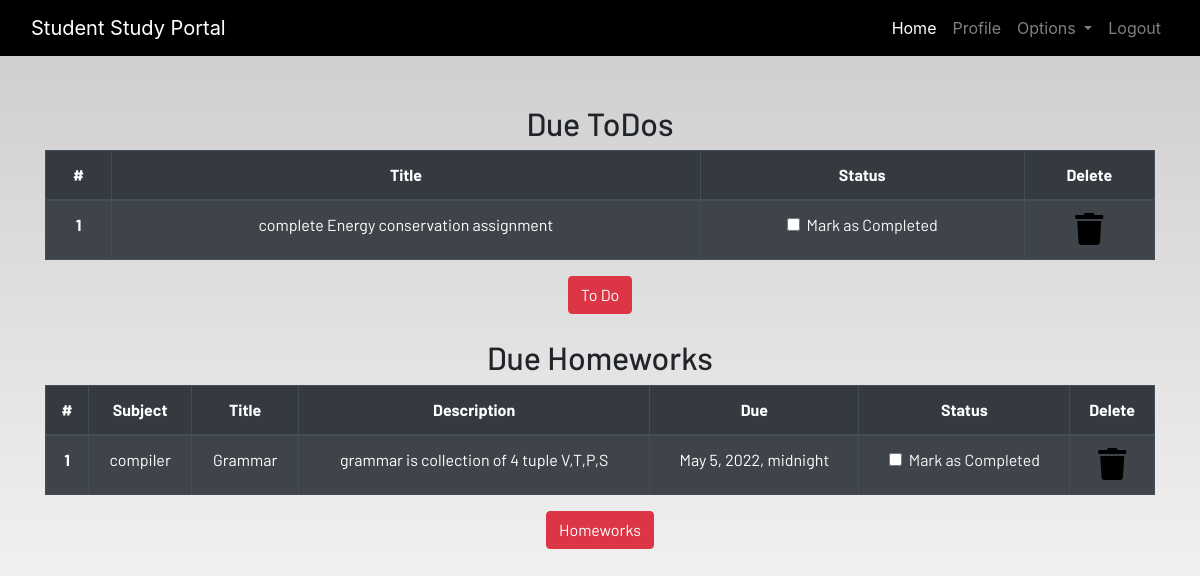
/profile/ (signed in), run on the app's committed database.
### dashboard/models.py (models this page shows, shortened)
class ToDo(models.Model):
    user = models.ForeignKey(User, on_delete=models.CASCADE)
    title = models.CharField(max_length=200)
    status = models.BooleanField(default=False)
    class Meta:
        verbose_name="ToDo"
        verbose_name_plural="ToDo"

class HomeWork(models.Model):
    user = models.ForeignKey(User, on_delete=models.CASCADE)
    subject = models.CharField(max_length=100)
    title = models.CharField(max_length=200)
    description = models.TextField(max_length=500)
    due = models.DateTimeField()
    status = models.BooleanField(default=False)
    class Meta:
        verbose_name="HomeWork"
        verbose_name_plural="HomeWork"

### dashboard/views.py (the view)
# urls.py: path('profile/', dash_views.profile, name='profile'),
@login_required()
def profile(request):
    homeworks = HomeWork.objects.filter(status=False, user=request.user)
    todos = ToDo.objects.filter(status=False, user=request.user)
    if len(homeworks) == 0:
        homework_done = True
    else:
        homework_done = False
    if len(todos) == 0:
        todo_done = True
    else:
        todo_done = False
    context = {
        'homeworks': homeworks,
        'todos': todos,
        'homework_done': homework_done,
        'todo_done': todo_done,
    }
    return render(request, 'dashboard/profile.html', context)

### dashboard/templates/dashboard/profile.html
{% extends 'dashboard/base.html' %}
{% load static %}
{% load crispy_forms_tags%}
{% block content %}
<section class="text-center">
    <div class="container">
     {% if not todo_done %}
        <h2>Due ToDos</h2>
        <table class="table table-striped table-bordered table-hover table-dark">
            <thead>
                <tr>
                    <th scope="col">#</th>
                    <th scope="col">Title</th>
                    <th scope="col">Status</th>
                    <th scope="col">Delete</th>
                </tr>
            </thead>
            <tbody>
            {% for todo in todos %}
                <tr>
                    <th scope="row">{{ forloop.counter }}</th>
                    <td>{{ todo.title }}</td>
                    <td>
                        <a href="{% url 'update-todo' todo.id %}">
                            <div class="form-check">
                                {% if todo.status == True %}
                                <input class="form-check-input" type="checkbox" value="" checked>
                                {% else %}
                                <input class="form-check-input" type="checkbox" value="">
                                {% endif %}
                                <label class="form-check-label text-light" for="flexCheckDefault">
                                    Mark as Completed
                                </label>
                            </div>
                        </a>
                    </td>
                    <td><a href="{% url 'delete-todo' todo.id %}"><i class="fa fa-trash fa-2x"></i></a></td>
                </tr>
            {% endfor %}
            </tbody>
        </table>
        {% else %}
        <h3>All To dos are completed!!!!</h3>
        {% endif %}
        <a href="{% url 'todo' %}" class="btn btn-danger">To Do</a>
        <br><br>
        {% if not homework_done %}
        <h2>Due Homeworks</h2>
        <table class="table table-striped table-bordered table-hover table-dark">
            <thead>
                <tr>
                    <th scope="col">#</th>
                    <th scope="col">Subject</th>
                    <th scope="col">Title</th>
                    <th scope="col">Description</th>
                    <th scope="col">Due</th>
                    <th scope="col">Status</th>
                    <th scope="col">Delete</th>
                </tr>
            </thead>
            <tbody>
                {% for homework in homeworks %}
                <tr>
                    <th scope="row">{{ forloop.counter }}</th>
                    <td>{{ homework.subject }}</td>
                    <td>{{ homework.title }}</td>
                    <td>{{ homework.description }}</td>
                    <td>{{ homework.due }}</td>
                    <td>
                        <a href="{% url 'update-homework' homework.id %}">
                            <div class="form-check">
                                {% if homework.status == True %}
                                    <input class="form-check-input" type="checkbox" value="" checked>
                                {% else %}
                                    <input class="form-check-input" type="checkbox" value="">
                                {% endif %}
                                <label class="form-check-label text-light" for="flexCheckDefault">
                                    Mark as Completed
                                </label>
                            </div>
                        </a>
                    </td>
                    <td><a href="{% url 'delete-homework' homework.id %}"><i class="fa fa-trash fa-2x"></i></a></td>
                </tr>
            {% endfor %}
            </tbody>
        </table>
        {% else %}
        <h3>All To homeworks are completed!!!!</h3>
        {% endif %}
        <a href="{% url 'homework' %}" class="btn btn-danger">Homeworks</a>
    </div>
</section>
{% endblock content %}

### static/css/main.css (style rules this page uses)
html { scroll-behavior: smooth; height: 100%; width: 100%; }
a { text-decoration: none !important; color: black; }
html, body { max-width: 100%; overflow-x: hidden; height: 100%; width: 100%; }
body { background: linear-gradient(rgba(0, 0, 0, 0.2), rgba(255, 255, 255, 0.5)); overflow-x: hidden; background-repeat: no-repeat; }
.fa { color: black; }

### data on the page
ToDo: title "complete Energy conservation assignment"
HomeWork: subject "compiler", title "Grammar", description "grammar is collection of 4 tuple V,T,P,S", due "May 5, 2022, midnight"
